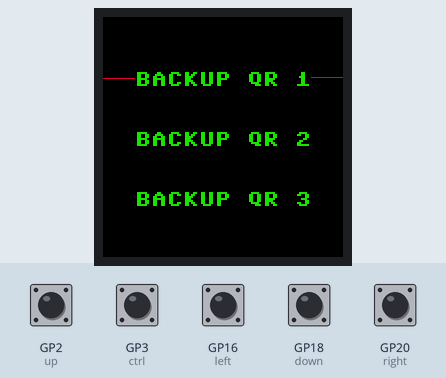
Simulated run of this program. Board: Raspberry Pi Pico running MicroPython. Parts: 240×240 colour display. Inputs (shaded band) come from the test bench; at power-on: GP2 (up), GP3 (ctrl), GP16 (left), GP18 (down), GP20 (right) HIGH.

Above: at 1.3 s.
1.4 s: GP2 (up) pulled LOW for 1 s
At 1.59 s:
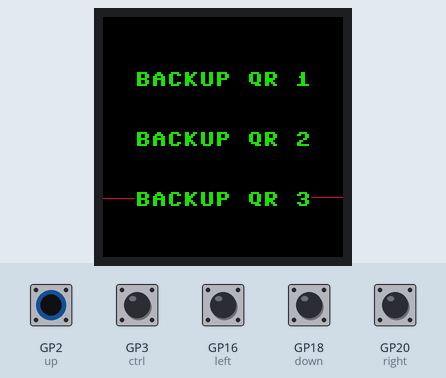
At 3.3 s:
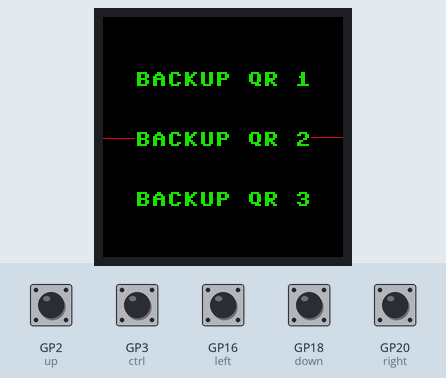
Timing chart, 0 to 4.8 s (numbered marks = the images above; inputs shaded):
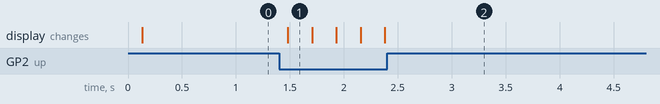

Measured:
- after the input at 1.4 s, the display: changes after 0.08 s (image 1)

The program:

main.py
```python
from lcd_lib import LCD_1inch3
from machine import Pin
from time import sleep

def center(text):
    size = len(text)*16
    offset = 240 - size
    return offset//2

LCD = LCD_1inch3()

keyA = Pin(15,Pin.IN,Pin.PULL_UP)
keyB = Pin(17,Pin.IN,Pin.PULL_UP)
keyX = Pin(19 ,Pin.IN,Pin.PULL_UP)
keyY= Pin(21 ,Pin.IN,Pin.PULL_UP)

up = Pin(2,Pin.IN,Pin.PULL_UP)
down = Pin(18,Pin.IN,Pin.PULL_UP)
left = Pin(16,Pin.IN,Pin.PULL_UP)
right = Pin(20,Pin.IN,Pin.PULL_UP)
ctrl = Pin(3,Pin.IN,Pin.PULL_UP)

code1 = 'BACKUP QR 1'
code2 = 'BACKUP QR 2'
code3 = 'BACKUP QR 3'


c1x, c1y = center(code1), 55
c2x, c2y = center(code2), 115
c3x, c3y = center(code3), 175

show_rendering = True

def menu_screen():
    LCD.fill(LCD.black)
    LCD.write_text(code1,c1x,c1y,2,LCD.green)
    LCD.write_text(code2,c2x,c2y,2,LCD.green)
    LCD.write_text(code3,c3x,c3y,2,LCD.green)
    LCD.show()
    return True

def current_selection(e,reset=False):
    x, y, element = e[0], e[1], e[2]
    color = LCD.black if reset else LCD.red
    LCD.hline(0,y+6,x,color)
    LCD.hline(x+len(element)*16,y+5,100,color)

elements = [(c1x,c1y,code1),(c2x,c2y,code2),(c3x,c3y,code3)]
current_selection(elements[0])
length = len(elements)

isMenu = menu_screen()
ptr = 0
while True:

    states = {'A':keyA.value(),'B':keyB.value(),'X':keyX.value(),
              'Y':keyY.value(),'Ctrl':ctrl.value(),'Up':up.value(),
              'Down':down.value(),'Left':left.value(),'Right':right.value()}

    # Check if any button is pressed while not on menu screen
    if not isMenu and all(states.values()):
        continue
    # If button is pressed and we're still not on menu, return back to menu
    # render the menu and reset the current key inputs
    elif not isMenu:
        isMenu = menu_screen()
        states = dict.fromkeys(states, 1)
        sleep(0.1)
    elif  states['Down'] == 0:
        current_selection(elements[ptr],reset=True)
        ptr += 1
    elif states['Up'] == 0:
        current_selection(elements[ptr],reset=True)
        ptr -= 1

    if ptr>length-1 :
        ptr = 0
    elif ptr<0:
        ptr = length-1
    # Moving the selection pointer with joystick input
    current_selection(elements[ptr])

    # Check if any key is pressed, apart from joytick controls
    if not all((states['A'],states['B'],states['X'],states['Y'])):
        if not show_rendering:
            LCD.fill(LCD.black)
            LCD.write_text('Loading...',50,105,2,LCD.green)
            LCD.show()
        if ptr == 0:
            LCD.render('QR1',0,0,LCD.black,show_rendering)
        elif ptr == 1:
            LCD.render('QR2',0,0,LCD.black,show_rendering)
        elif ptr == 2:
            LCD.render('QR3',0,0,LCD.black,show_rendering)
        isMenu = False

    LCD.show()
    sleep(0.2)
```

lcd_lib.py
```python
from machine import Pin,SPI,PWM
import framebuf
import time
import os

BL = 13
DC = 8
RST = 12
MOSI = 11
SCK = 10
CS = 9


class LCD_1inch3(framebuf.FrameBuffer):
    def __init__(self):
        self.width = 240
        self.height = 240

        self.cs = Pin(CS,Pin.OUT)
        self.rst = Pin(RST,Pin.OUT)

        self.cs(1)
        self.spi = SPI(1)
        self.spi = SPI(1,1000_000)
        self.spi = SPI(1,100000_000,polarity=0, phase=0,sck=Pin(SCK),mosi=Pin(MOSI),miso=None)
        self.dc = Pin(DC,Pin.OUT)
        self.dc(1)
        self.buffer = bytearray(self.height * self.width * 2)
        super().__init__(self.buffer, self.width, self.height, framebuf.RGB565)
        self.init_display()
        # B-R-G
        self.red   =   0x07E0
        self.green =   0x001f
        self.blue  =   0xf800
        self.white =   0xffff
        self.black =   0x0000

    def write_cmd(self, cmd):
        self.cs(1)
        self.dc(0)
        self.cs(0)
        self.spi.write(bytearray([cmd]))
        self.cs(1)

    def write_data(self, buf):
        self.cs(1)
        self.dc(1)
        self.cs(0)
        self.spi.write(bytearray([buf]))
        self.cs(1)

    def init_display(self):
        """Initialize dispaly"""
        self.rst(1)
        self.rst(0)
        self.rst(1)

        self.write_cmd(0x36)
        self.write_data(0x70)

        self.write_cmd(0x3A)
        self.write_data(0x05)

        self.write_cmd(0xB2)
        self.write_data(0x0C)
        self.write_data(0x0C)
        self.write_data(0x00)
        self.write_data(0x33)
        self.write_data(0x33)

        self.write_cmd(0xB7)
        self.write_data(0x35)

        self.write_cmd(0xBB)
        self.write_data(0x19)

        self.write_cmd(0xC0)
        self.write_data(0x2C)

        self.write_cmd(0xC2)
        self.write_data(0x01)

        self.write_cmd(0xC3)
        self.write_data(0x12)

        self.write_cmd(0xC4)
        self.write_data(0x20)

        self.write_cmd(0xC6)
        self.write_data(0x0F)

        self.write_cmd(0xD0)
        self.write_data(0xA4)
        self.write_data(0xA1)

        self.write_cmd(0xE0)
        self.write_data(0xD0)
        self.write_data(0x04)
        self.write_data(0x0D)
        self.write_data(0x11)
        self.write_data(0x13)
        self.write_data(0x2B)
        self.write_data(0x3F)
        self.write_data(0x54)
        self.write_data(0x4C)
        self.write_data(0x18)
        self.write_data(0x0D)
        self.write_data(0x0B)
        self.write_data(0x1F)
        self.write_data(0x23)

        self.write_cmd(0xE1)
        self.write_data(0xD0)
        self.write_data(0x04)
        self.write_data(0x0C)
        self.write_data(0x11)
        self.write_data(0x13)
        self.write_data(0x2C)
        self.write_data(0x3F)
        self.write_data(0x44)
        self.write_data(0x51)
        self.write_data(0x2F)
        self.write_data(0x1F)
        self.write_data(0x1F)
        self.write_data(0x20)
        self.write_data(0x23)

        self.write_cmd(0x21)

        self.write_cmd(0x11)

        self.write_cmd(0x29)

    def show(self):
        self.write_cmd(0x2A)
        self.write_data(0x00)
        self.write_data(0x00)
        self.write_data(0x00)
        self.write_data(0xef)

        self.write_cmd(0x2B)
        self.write_data(0x00)
        self.write_data(0x00)
        self.write_data(0x00)
        self.write_data(0xEF)

        self.write_cmd(0x2C)

        self.cs(1)
        self.dc(1)
        self.cs(0)
        self.spi.write(self.buffer)
        self.cs(1)

    def render(self,image_name,offset_x=0,offset_y=0,background=None,show_rendering=True):
        '''Method to render 16-Bit images on the LCD panel

            Args:
                image_name: path of the encoded image
                offset_x: x co-ordinate of starting position
                offset_y: y co-ordinate of starting position
                background: color of the background
                show_rendering: if True, the process of rendering is shown, else a loading screen is shown
        '''
        background = self.black
        self.fill(background)

        f = open(image_name,'r')

        row_count = 0

        while True:
            data = f.readline()
            if not data:
                break
            px_ptr = 0
            # All Even Positions will be Pixel Counts and
            # odd positions will be Pixel Color Values
            data = data.split(',')
            for i in range(len(data)):
                # Reading Count of Homogenous Pixels
                if i%2 == 0:
                    px_count = int(data[i])
                # Reading the Color of the Homogenous Pixels
                else:
                    color = int('0x'+data[i])
                    if color != background:
                        self.hline(px_ptr+offset_x,row_count+offset_y,px_count,color)
                    px_ptr += px_count

            row_count += 1
            if show_rendering:
                self.show()

    def write_text(self,text,x,y,size,color):
        ''' Method to write Text on OLED/LCD Displays
            with a variable font size

            Args:
                text: the string of chars to be displayed
                x: x co-ordinate of starting position
                y: y co-ordinate of starting position
                size: font size of text
                color: color of text to be displayed
        '''
        background = self.pixel(x,y)
        info = []
        # Creating reference charaters to read their values
        self.text(text,x,y,color)
        for i in range(x,x+(8*len(text))):
            for j in range(y,y+8):
                # Fetching amd saving details of pixels, such as
                # x co-ordinate, y co-ordinate, and color of the pixel
                px_color = self.pixel(i,j)
                info.append((i,j,px_color)) if px_color == color else None
        # Clearing the reference characters from the screen
        self.text(text,x,y,background)
        # Writing the custom-sized font characters on screen
        for px_info in info:
            self.fill_rect(size*px_info[0] - (size-1)*x , size*px_info[1] - (size-1)*y, size, size, px_info[2])
```
